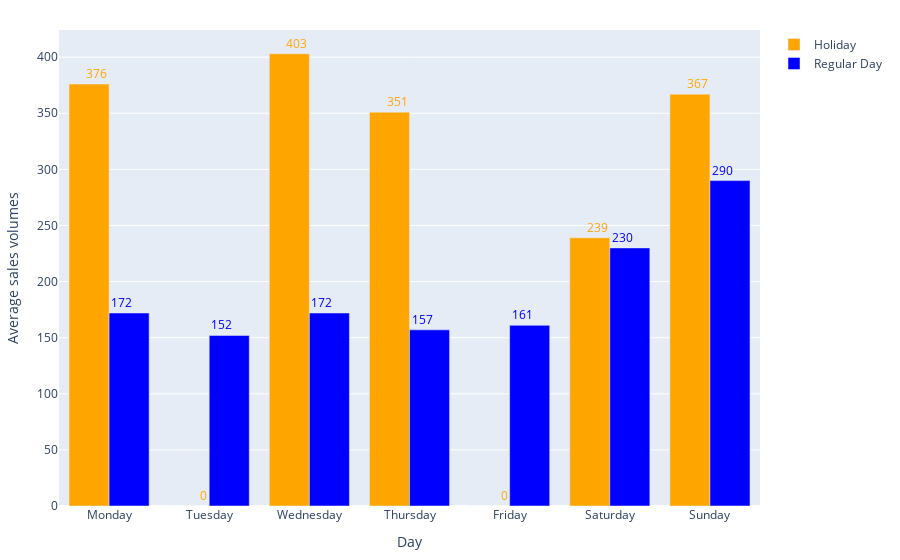

The cell this chart's notebook holds for it:
### Code cell
# plot average sales per holiday and on holiday day
import plotly.express as px
import pandas as pd
import plotly.io as pio

# map colours and encode in the dataframe
colours = {'Regular Day': 'blue', 'Holiday': 'orange'}
df_combined['colour'] = df_combined['is_holiday'].map({True: 'Holiday', False: 'Regular Day'})

# ordering of week days
weekday_order = ['Monday', 'Tuesday', 'Wednesday', 'Thursday', 'Friday', 'Saturday', 'Sunday']

# Prepare data
avg_sales = df_combined.groupby(['day_of_week', 'colour'], observed=False)['Quantity'].mean().reset_index()
avg_sales['Quantity'] = avg_sales['Quantity'].round().fillna(0).astype(int)  # Round the average sales

# Plot
fig = px.bar(avg_sales, x='day_of_week', y='Quantity', color='colour',
             color_discrete_map=colours, # title=f'Average Sales on Holidays vs Regular Days ({PREDICTED_ARTICLE})',
             labels={'day_of_week': 'Day', 'Quantity': f'Average sales volumes'})
fig.update_layout(barmode='group', legend_title_text='', margin=dict(t=30, b=30, l=20, r=20))
fig.update_layout(xaxis={'categoryorder': 'array', 'categoryarray': weekday_order})

# add the sales volumes (fiddle with colours to match the type of the day)
for i, row in avg_sales.iterrows():
    fig.add_annotation(
        x=row['day_of_week'],
        y=row['Quantity'],
        text=str(row['Quantity']),
        showarrow=False,
        font=dict(color='orange' if row['colour'] == 'Holiday' else 'blue', size=12),
        xanchor='right' if row['colour'] == 'Holiday' else 'left',
        yanchor='bottom'
    )

fig.show()
pio.write_image(fig, './../figures/holiday_vs_regular_day.pdf', height=300)

### Figure 1 — Plotly figure (JSON) as saved in the notebook; plotly's stock layout.template omitted (floating-point values rounded to 4 significant figures)
{"data": [{"alignmentgroup": "True", "hovertemplate": "colour=Holiday<br>Day=%{x}<br>Average sales volumes=%{y}<extra></extra>", "legendgroup": "Holiday", "marker": {"color": "orange", "pattern": {"shape": ""}}, "name": "Holiday", "offsetgroup": "Holiday", "orientation": "v", "showlegend": true, "textposition": "auto", "type": "bar", "x": ["Friday", "Monday", "Saturday", "Sunday", "Thursday", "Tuesday", "Wednesday"], "xaxis": "x", "y": [0, 376, 239, 367, 351, 0, 403], "yaxis": "y"}, {"alignmentgroup": "True", "hovertemplate": "colour=Regular Day<br>Day=%{x}<br>Average sales volumes=%{y}<extra></extra>", "legendgroup": "Regular Day", "marker": {"color": "blue", "pattern": {"shape": ""}}, "name": "Regular Day", "offsetgroup": "Regular Day", "orientation": "v", "showlegend": true, "textposition": "auto", "type": "bar", "x": ["Friday", "Monday", "Saturday", "Sunday", "Thursday", "Tuesday", "Wednesday"], "xaxis": "x", "y": [161, 172, 230, 290, 157, 152, 172], "yaxis": "y"}], "layout": {"annotations": [{"font": {"color": "orange", "size": 12}, "showarrow": false, "text": "0", "x": "Friday", "xanchor": "right", "y": 0, "yanchor": "bottom"}, {"font": {"color": "blue", "size": 12}, "showarrow": false, "text": "161", "x": "Friday", "xanchor": "left", "y": 161, "yanchor": "bottom"}, {"font": {"color": "orange", "size": 12}, "showarrow": false, "text": "376", "x": "Monday", "xanchor": "right", "y": 376, "yanchor": "bottom"}, {"font": {"color": "blue", "size": 12}, "showarrow": false, "text": "172", "x": "Monday", "xanchor": "left", "y": 172, "yanchor": "bottom"}, {"font": {"color": "orange", "size": 12}, "showarrow": false, "text": "239", "x": "Saturday", "xanchor": "right", "y": 239, "yanchor": "bottom"}, {"font": {"color": "blue", "size": 12}, "showarrow": false, "text": "230", "x": "Saturday", "xanchor": "left", "y": 230, "yanchor": "bottom"}, {"font": {"color": "orange", "size": 12}, "showarrow": false, "text": "367", "x": "Sunday", "xanchor": "right", "y": 367, "yanchor": "bottom"}, {"font": {"color": "blue", "size": 12}, "showarrow": false, "text": "290", "x": "Sunday", "xanchor": "left", "y": 290, "yanchor": "bottom"}, {"font": {"color": "orange", "size": 12}, "showarrow": false, "text": "351", "x": "Thursday", "xanchor": "right", "y": 351, "yanchor": "bottom"}, {"font": {"color": "blue", "size": 12}, "showarrow": false, "text": "157", "x": "Thursday", "xanchor": "left", "y": 157, "yanchor": "bottom"}, {"font": {"color": "orange", "size": 12}, "showarrow": false, "text": "0", "x": "Tuesday", "xanchor": "right", "y": 0, "yanchor": "bottom"}, {"font": {"color": "blue", "size": 12}, "showarrow": false, "text": "152", "x": "Tuesday", "xanchor": "left", "y": 152, "yanchor": "bottom"}, {"font": {"color": "orange", "size": 12}, "showarrow": false, "text": "403", "x": "Wednesday", "xanchor": "right", "y": 403, "yanchor": "bottom"}, {"font": {"color": "blue", "size": 12}, "showarrow": false, "text": "172", "x": "Wednesday", "xanchor": "left", "y": 172, "yanchor": "bottom"}], "barmode": "group", "legend": {"title": {"text": ""}, "tracegroupgap": 0}, "margin": {"b": 30, "l": 20, "r": 20, "t": 30}, "xaxis": {"anchor": "y", "categoryarray": ["Monday", "Tuesday", "Wednesday", "Thursday", "Friday", "Saturday", "Sunday"], "categoryorder": "array", "domain": [0, 1], "title": {"text": "Day"}}, "yaxis": {"anchor": "x", "domain": [0, 1], "title": {"text": "Average sales volumes"}}}}
